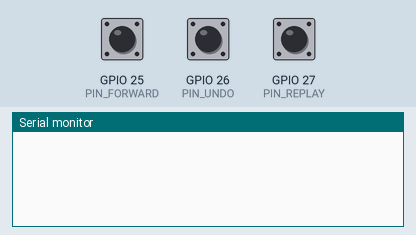
Simulated run of this sketch. Board: ESP32. Parts: the last lines printed to the serial monitor. The test bench sets the inputs (shaded band); at power-on: GPIO 25 (PIN_FORWARD) HIGH, GPIO 26 (PIN_UNDO) HIGH, GPIO 27 (PIN_REPLAY) HIGH.

Above: at 1.2 s.
1.3 s: GPIO 25 (PIN_FORWARD) pulled LOW for 1 s
At 2.6 s:
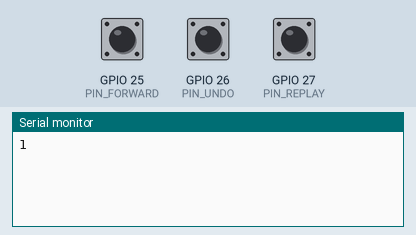
5.3 s: GPIO 26 (PIN_UNDO) pulled LOW for 1 s
At 6.8 s:
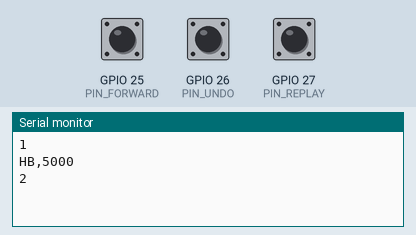
7.8 s: GPIO 27 (PIN_REPLAY) pulled LOW for 1 s
At 8.7 s:
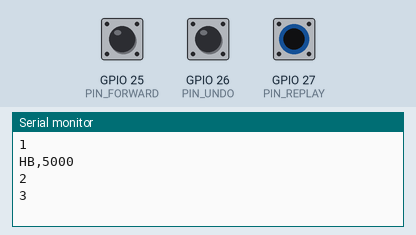

The sketch:

esp32_controller.ino
```cpp
/*
 * AdKerala ESP32 Controller — Phase 1
 *
 * Event relay only (spec 3.1/16): reads three push switches (Forward/Undo/Replay), debounces
 * them in firmware, and emits a single-signal serial line (0-3) on state change, plus a
 * heartbeat every 5s. All real logic (trip lifecycle, playback, scheduling) lives on the Hub —
 * this firmware never decides anything beyond "which button, and is the machine still alive."
 *
 * Protocol (matches hub/src/transport/serialTransport.js):
 *   "0\n"          idle / no action (not actually sent — only 1/2/3 are emitted on press)
 *   "1\n"          Forward pressed
 *   "2\n"          Undo pressed
 *   "3\n"          Replay pressed
 *   "HB,<millis>\n" heartbeat, every 5000ms
 *
 * Baud rate: 115200 (must match BAUD_RATE in serialTransport.js).
 */

const int PIN_FORWARD = 25;
const int PIN_UNDO = 26;
const int PIN_REPLAY = 27;

const unsigned long DEBOUNCE_MS = 250;      // firmware-level debounce; the Hub applies its own
                                             // 2s duplicate-press suppression on top of this
const unsigned long HEARTBEAT_INTERVAL_MS = 5000;

struct Button {
  int pin;
  int signal;
  int lastReading;
  int stableState;
  unsigned long lastChangeAt;
};

Button buttons[] = {
  { PIN_FORWARD, 1, HIGH, HIGH, 0 },
  { PIN_UNDO, 2, HIGH, HIGH, 0 },
  { PIN_REPLAY, 3, HIGH, HIGH, 0 },
};
const int NUM_BUTTONS = sizeof(buttons) / sizeof(buttons[0]);

unsigned long lastHeartbeatAt = 0;

void setup() {
  Serial.begin(115200);
  for (int i = 0; i < NUM_BUTTONS; i++) {
    pinMode(buttons[i].pin, INPUT_PULLUP); // switch pulls to GND when pressed
  }
}

void loop() {
  unsigned long now = millis();

  for (int i = 0; i < NUM_BUTTONS; i++) {
    Button &b = buttons[i];
    int reading = digitalRead(b.pin);

    if (reading != b.lastReading) {
      b.lastChangeAt = now;
      b.lastReading = reading;
    }

    if ((now - b.lastChangeAt) > DEBOUNCE_MS && reading != b.stableState) {
      b.stableState = reading;
      if (b.stableState == LOW) { // pressed (active-low)
        Serial.println(b.signal);
      }
    }
  }

  if (now - lastHeartbeatAt >= HEARTBEAT_INTERVAL_MS) {
    lastHeartbeatAt = now;
    Serial.print("HB,");
    Serial.println(now);
  }
}
```

Measured:
- after the input at 1.3 s, the serial monitor: prints a new line after 0.25 s (image 1)
- after the input at 5.3 s, the serial monitor: prints a new line after 0.25 s (image 2)
- after the input at 7.8 s, the serial monitor: prints a new line after 0.25 s (image 3)
